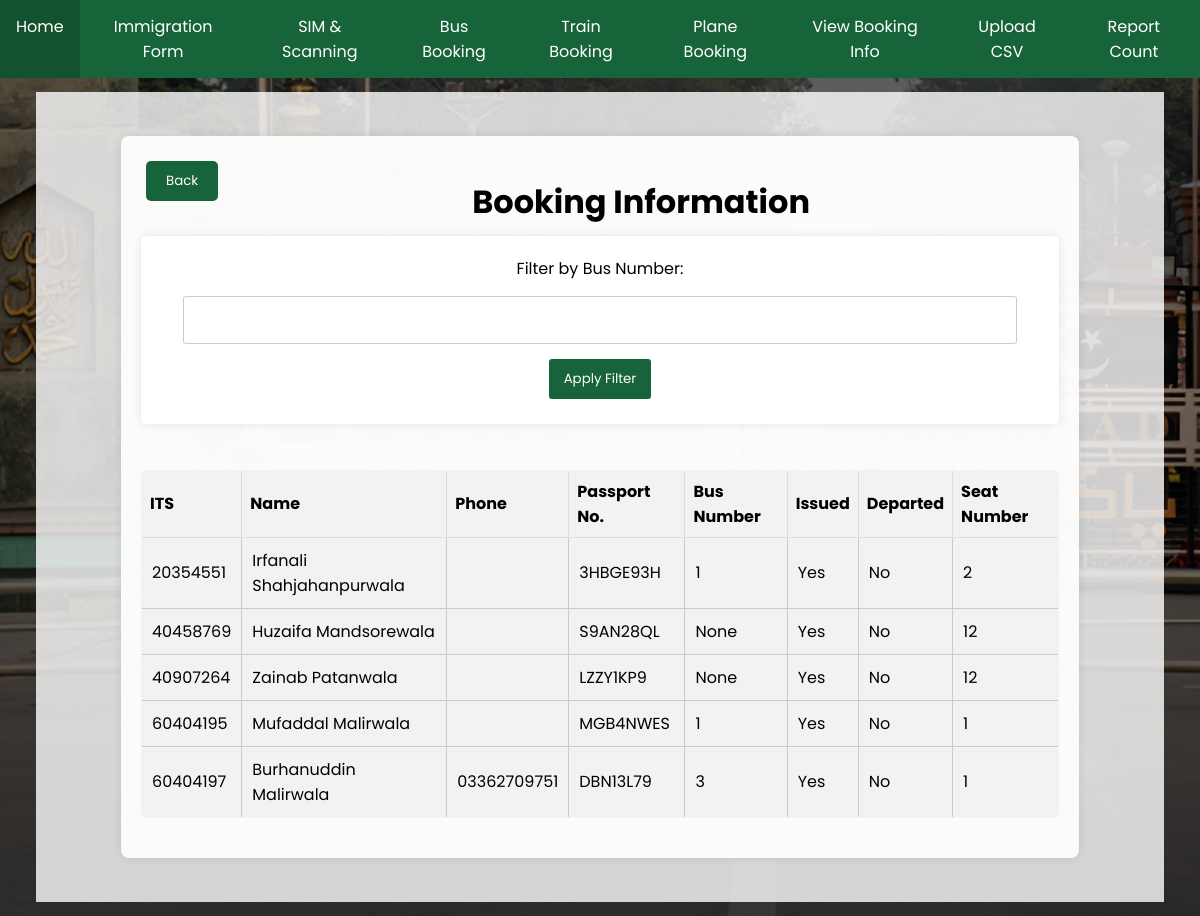
Screenshot of /view-booking-info/ with the database file from the repository.
### database.py (models this page shows, shortened)
class BookingInfo(Base):
    __tablename__ = "booking_info"
    Mode = Column(Integer, index=True)
    ITS = Column(Integer, ForeignKey('master.ITS'), primary_key=True, index=True)
    Issued = Column(Boolean)
    Departed = Column(Boolean)
    Self_Issued = Column(Boolean, default=False)
    seat_number = Column(String)
    bus_number = Column(Integer)
    train_id = Column(Integer, ForeignKey("train.id"), nullable=True)
    plane_id = Column(Integer, ForeignKey("plane.plane_id"), nullable=True)
    coach_number = Column(String)
    cabin_number = Column(String)

class Master(Base):
    __tablename__ = "master"
    ITS = Column(Integer, primary_key=True, index=True)
    first_name = Column(String)
    middle_name = Column(String)
    last_name = Column(String)
    DOB = Column(Date)
    passport_No = Column(String, unique=True)
    passport_Expiry = Column(Date)
    Visa_No = Column(String, unique=True)
    Mode_of_Transport = Column(String)
    phone = Column(String, nullable=True)
    arrived = Column(Boolean, default=False)
    timestamp = Column(DateTime, default=func.now())

### main.py (the view)
@app.get("/view-booking-info/", response_class=HTMLResponse)
async def view_booking_info(request: Request, bus_number: Optional[int] = Query(None), db: Session = Depends(get_db)):
    if bus_number:
        booking_info = db.query(BookingInfo, Master).join(Master).filter(BookingInfo.bus_number == bus_number).all()
    else:
        booking_info = db.query(BookingInfo, Master).join(Master).all()
    return templates.TemplateResponse("view_booking_info.html", {"request": request, "booking_info": booking_info})

### templates/view_booking_info.html
{% extends "base.html" %}
{% block content %}
<div class="inner-container" style=" overflow-y: scroll; overflow-x: hidden; width: 85%; padding: 20px;">
    <button style="float:left; font-family: poppins; margin-bottom: 1rem" onclick="window.history.go(-1);">Back</button>
<h1>Booking Information</h1>
<form method="get" action="/view-booking-info/">
    <label for="bus_number">Filter by Bus Number:</label>
    <input type="number" id="bus_number" name="bus_number">
    <button type="submit">Apply Filter</button>
</form>
<table style="margin-top:5%;">
    <thead>
        <tr>
            <th>ITS</th>
            <th>Name</th>
            <th>Phone</th>
            <th>Passport No.</th>
            <th>Bus Number</th>
            <th>Issued</th>
            <th>Departed</th>
            <th>Seat Number</th>
        </tr>
    </thead>
    <tbody>
        {% for booking, master in booking_info |sort(attribute='seat_number') %}
        <tr>
            <td>{{ booking.ITS }}</td>
            <td>{{ master.first_name }} {{ master.last_name }}</td>
            <td>{{ master.phone }}</td>
            <td>{{ master.passport_No }}</td>
            <td>{{ booking.bus_number }}</td>
            <td>{{ "Yes" if booking.Issued else "No" }}</td>
            <td>{{ "Yes" if booking.Departed else "No" }}</td>
            <td>{{ booking.seat_number }}</td>
        </tr>
        {% endfor %}
    </tbody>
</table>
</div>
{% endblock %}

### static/styles.css (style rules this page uses)
body { margin: 0; padding: 0; font-family: 'Poppins', sans-serif; background-image: linear-gradient(rgba(0, 0, 0, 0.5), rgba(0, 0, 0, 0.5)), url('Login Page bg.png'); background-size: cover; }
form { background-color: #fff; padding: 20px; border-radius: 5px; box-shadow: 0 0 10px rgba(0, 0, 0, 0.1); }
form label { display: block; margin-bottom: 5px; }
form input, form select { width: 93%; padding: 8px; margin-bottom: 10px; border: 1px solid #ccc; border-radius: 3px; }
form button { background-color: #18643A; color: #fff; padding: 10px 15px; border: none; border-radius: 3px; cursor: pointer; transition: background-color 0.3s; }
table { width: 100%; border-collapse: collapse; margin-bottom: 20px; background-color: #f2f2f2; }
table, th, td { border: 1px solid #ddd; }
th, td { padding: 8px; text-align: left; }
th { background-color: #f2f2f2; }
.inner-container { background: rgba(255, 255, 255, 0.9); padding: 20px; width: 80%; margin: 20px auto; text-align: center; border-radius: 8px; box-shadow: 0 0 10px rgba(0, 0, 0, 0.1); }
h1, h2, h3 { margin-bottom: 10px; }
input { height:30px !important; border-radius:12px; margin:10px; padding-left:0.5rem; }
button { background-color: #18643A; color: white; border: none; padding: 10px 20px; margin: 5px; cursor: pointer; border-radius: 5px; font-family: 'Poppins'; }
table { width: 100%; margin-bottom: 20px; border-collapse: collapse; border-radius: 5px; overflow: hidden; }
td { padding: 10px; border: 1px solid #ccc; text-align: left; }
th { text-align: left; }

### rows the page displays
BookingInfo: ITS "20354551", first_name "Irfanali", last_name "Shahjahanpurwala", passport_No "3HBGE93H", bus_number "1", Issued "Yes", Departed "No", seat_number "2"
BookingInfo: ITS "40458769", first_name "Huzaifa", last_name "Mandsorewala", passport_No "S9AN28QL", bus_number "None", Issued "Yes", Departed "No", seat_number "12"
BookingInfo: ITS "40907264", first_name "Zainab", last_name "Patanwala", passport_No "LZZY1KP9", bus_number "None", Issued "Yes", Departed "No", seat_number "12"
BookingInfo: ITS "60404195", first_name "Mufaddal", last_name "Malirwala", passport_No "MGB4NWES", bus_number "1", Issued "Yes", Departed "No", seat_number "1"
BookingInfo: ITS "60404197", first_name "Burhanuddin", last_name "Malirwala", phone "03362709751", passport_No "DBN13L79", bus_number "3", Issued "Yes", Departed "No", seat_number "1"
